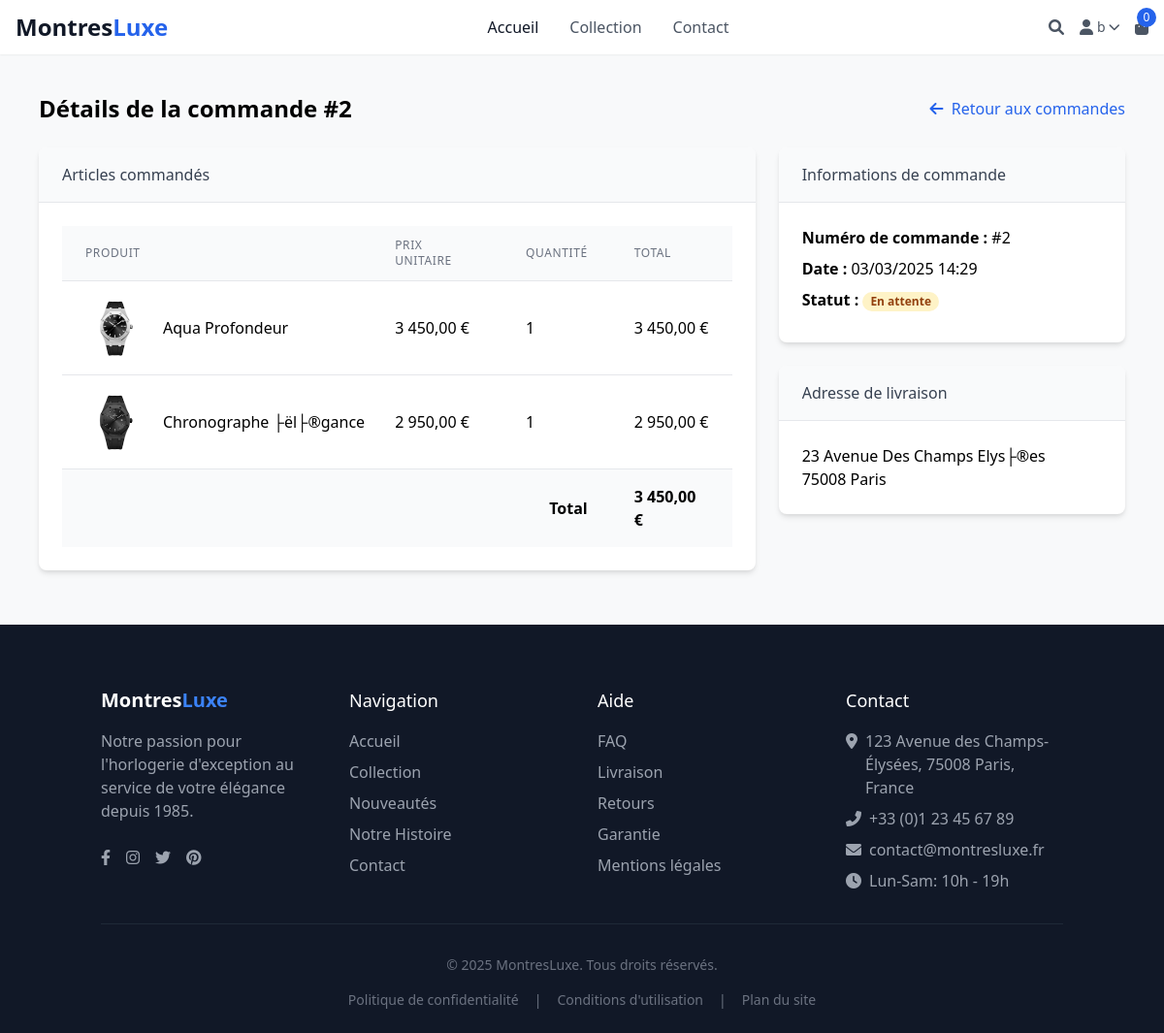
Page /order_details.php?id=2 (signed in) on the committed database.
### tables this page shows
CREATE TABLE `orders` (
  `id` int NOT NULL AUTO_INCREMENT,
  `id_user` int NOT NULL,
  `id_item` int NOT NULL,
  `quantite` int NOT NULL DEFAULT '1',
  `date_commande` timestamp NULL DEFAULT CURRENT_TIMESTAMP,
  PRIMARY KEY (`id`),
  KEY `id_user` (`id_user`),
  KEY `id_item` (`id_item`),
  CONSTRAINT `orders_ibfk_1` FOREIGN KEY (`id_user`) REFERENCES `users` (`id`) ON DELETE CASCADE,
  CONSTRAINT `orders_ibfk_2` FOREIGN KEY (`id_item`) REFERENCES `items` (`id`) ON DELETE CASCADE
);

CREATE TABLE `items` (
  `id` int NOT NULL AUTO_INCREMENT,
  `nom` varchar(100) NOT NULL,
  `description` text NOT NULL,
  `prix` decimal(10,2) NOT NULL,
  `image` varchar(255) DEFAULT NULL,
  `date_publication` timestamp NULL DEFAULT CURRENT_TIMESTAMP,
  `marque` varchar(100) DEFAULT NULL,
  `categorie` varchar(100) DEFAULT NULL,
  `caracteristiques` text,
  PRIMARY KEY (`id`)
);

CREATE TABLE `invoice` (
  `id` int NOT NULL AUTO_INCREMENT,
  `id_user` int NOT NULL,
  `date_transaction` timestamp NULL DEFAULT CURRENT_TIMESTAMP,
  `montant` decimal(10,2) NOT NULL,
  `adresse_facturation` varchar(255) NOT NULL,
  `ville` varchar(100) NOT NULL,
  `code_postal` varchar(10) NOT NULL,
  `statut` enum('en_attente','payee','annulee') DEFAULT 'en_attente',
  PRIMARY KEY (`id`),
  KEY `id_user` (`id_user`),
  CONSTRAINT `invoice_ibfk_1` FOREIGN KEY (`id_user`) REFERENCES `users` (`id`) ON DELETE CASCADE
);

### order_details.php (the view, shortened to what this page needs)
<?php
$invoice_id = intval($_GET['id']);
try {
    $stmt = $conn->prepare("
        SELECT * FROM invoice
        WHERE id = ? AND id_user = ?
    ");
    $stmt->execute([$invoice_id, $_SESSION['user_id']]);
    $invoice = $stmt->fetch();
    $stmt = $conn->prepare("
        SELECT o.*, i.nom, i.prix, i.image
        FROM orders o
        JOIN items i ON o.id_item = i.id
        WHERE o.id_user = ? AND o.date_commande BETWEEN ? AND DATE_ADD(?, INTERVAL 1 MINUTE)
    ");
    $stmt->execute([
        $_SESSION['user_id'],
        $invoice['date_transaction'],
        $invoice['date_transaction']
    ]);
    $order_items = $stmt->fetchAll();
} catch (PDOException $e) {
    $_SESSION['flash_message'] = "Erreur lors de la récupération des détails de la commande: " . $e->getMessage();
    header("Location: orders.php");
    exit;
}
include 'includes/header.php';
?>
<div class="max-w-6xl mx-auto px-4 py-8">
    <div class="flex items-center justify-between mb-6">
        <h1 class="text-2xl font-bold">Détails de la commande #<?= $invoice_id ?></h1>
        <a href="orders.php" class="text-blue-600 hover:text-blue-800">
            <i class="fas fa-arrow-left mr-1"></i> Retour aux commandes
        </a>
    </div>
    <div class="grid grid-cols-1 md:grid-cols-3 gap-6">
        <div class="md:col-span-2">
            <div class="bg-white rounded-lg shadow-md overflow-hidden mb-6">
                <div class="bg-gray-50 px-6 py-4 border-b border-gray-200">
                    <h4 class="font-medium text-gray-700">Articles commandés</h4>
                </div>
                <div class="p-6">
                    <div class="overflow-x-auto">
                        <table class="min-w-full divide-y divide-gray-200">
                            <thead class="bg-gray-50">
                                <tr>
                                    <th class="px-6 py-3 text-left text-xs font-medium text-gray-500 uppercase tracking-wider">Produit</th>
                                    <th class="px-6 py-3 text-left text-xs font-medium text-gray-500 uppercase tracking-wider">Prix unitaire</th>
                                    <th class="px-6 py-3 text-left text-xs font-medium text-gray-500 uppercase tracking-wider">Quantité</th>
                                    <th class="px-6 py-3 text-left text-xs font-medium text-gray-500 uppercase tracking-wider">Total</th>
                                </tr>
                            </thead>
                            <tbody class="bg-white divide-y divide-gray-200">
                                <?php foreach ($order_items as $item): ?>
                                    <tr>
                                        <td class="px-6 py-4 whitespace-nowrap">
                                            <div class="flex items-center">
                                                <img src="<?= !empty($item['image']) ? $item['image'] : 'assets/images/placeholder.jpg' ?>" alt="<?= $item['nom'] ?>" class="w-16 h-16 object-cover mr-4">
                                                <span><?= $item['nom'] ?></span>
                                            </div>
                                        </td>
                                        <td class="px-6 py-4 whitespace-nowrap"><?= number_format($item['prix'], 2, ',', ' ') ?> €</td>
                                        <td class="px-6 py-4 whitespace-nowrap"><?= $item['quantite'] ?></td>
                                        <td class="px-6 py-4 whitespace-nowrap"><?= number_format($item['prix'] * $item['quantite'], 2, ',', ' ') ?> €</td>
                                    </tr>
                                <?php endforeach; ?>
                            </tbody>
                            <tfoot>
                                <tr class="bg-gray-50">
                                    <td colspan="3" class="px-6 py-4 text-right font-bold">Total</td>
                                    <td class="px-6 py-4 font-bold"><?= number_format($invoice['montant'], 2, ',', ' ') ?> €</td>
                                </tr>
                            </tfoot>
                        </table>
                    </div>
                </div>
            </div>
        </div>
        <div>
            <div class="bg-white rounded-lg shadow-md overflow-hidden mb-6">
                <div class="bg-gray-50 px-6 py-4 border-b border-gray-200">
                    <h4 class="font-medium text-gray-700">Informations de commande</h4>
                </div>
                <div class="p-6">
                    <p class="mb-2"><span class="font-semibold">Numéro de commande :</span> #<?= $invoice_id ?></p>
                    <p class="mb-2"><span class="font-semibold">Date :</span> <?= date('d/m/Y H:i', strtotime($invoice['date_transaction'])) ?></p>
                    <p class="mb-2">
                        <span class="font-semibold">Statut :</span>
                        <?php
                        $status_class = '';
                        $status_text = '';
                        switch($invoice['statut']) {
                            case 'en_attente':
                                $status_class = 'bg-yellow-100 text-yellow-800';
                                $status_text = 'En attente';
                                break;
                        }
                        ?>
                        <span class="px-2 inline-flex text-xs leading-5 font-semibold rounded-full <?= $status_class ?>">
                            <?= $status_text ?>
                        </span>
                    </p>
                </div>
            </div>
            <div class="bg-white rounded-lg shadow-md overflow-hidden">
                <div class="bg-gray-50 px-6 py-4 border-b border-gray-200">
                    <h4 class="font-medium text-gray-700">Adresse de livraison</h4>
                </div>
                <div class="p-6">
                    <p><?= $invoice['adresse_facturation'] ?></p>
                    <p><?= $invoice['code_postal'] ?> <?= $invoice['ville'] ?></p>
                </div>
            </div>
        </div>
    </div>
</div>
<?php include 'includes/footer.php'; ?>

### assets/css/style.css (style rules this page uses)
body { font-family: 'Segoe UI', Tahoma, Geneva, Verdana, sans-serif; background-color: #f8f9fa; }

### rows in the picture
orders: id_item.image (picture), id_item.nom "Aqua Profondeur", id_item.prix "3 450,00", quantite "1", $item['prix'] * $item['quantite'] "3 450,00"
orders: id_item.image (picture), id_item.nom "Chronographe ├ël├®gance", id_item.prix "2 950,00", quantite "1", $item['prix'] * $item['quantite'] "2 950,00"
invoice: montant "3 450,00", date_transaction "03/03/2025 14:29", statut "En attente", adresse_facturation "23 Avenue Des Champs Elys├®es", code_postal "75008", ville "Paris"

### other values in the picture
$_SESSION['user_prenom'] "b"
$cart_count "0"
$invoice_id "2"
